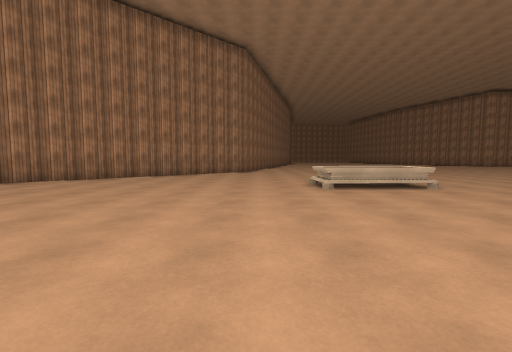
view 1 (above)

19 first-person views from a walk through a 3-D level made in the Unity game engine. The camera is 1.3 m above the floor, tilts 4° down and sees 90° across. The floor is counted in squares, 2 m on a side. Each view is taken from the middle of a square. On the plan, view 1 faces up. The plan holds only what a view shows up to about 9 squares ahead; the rest is blank. The place goes on beyond the plan. The player character is not drawn. Surface patterns are stand-ins for the level's own textures.

view 2
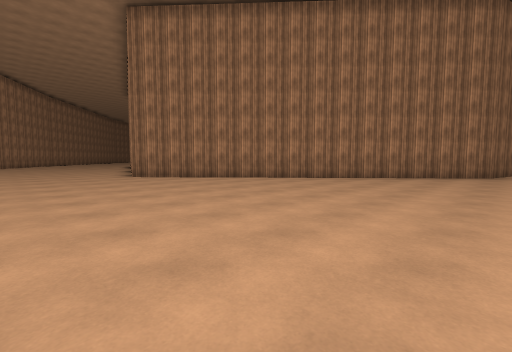

view 3
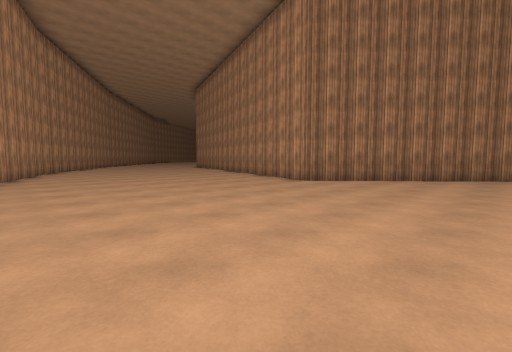

view 4
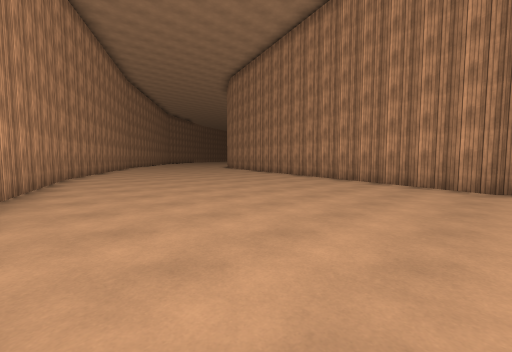

view 5
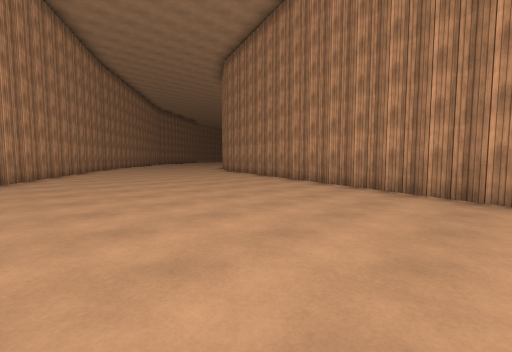

view 6
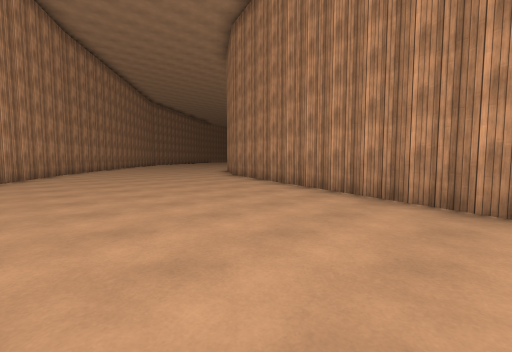

view 7
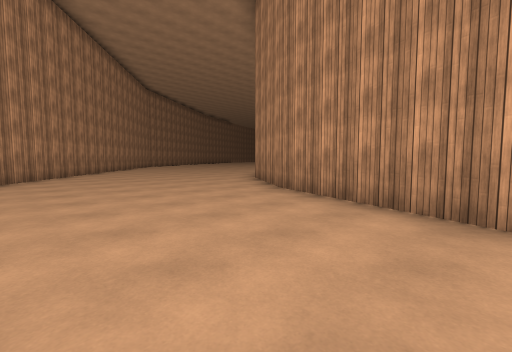

view 8
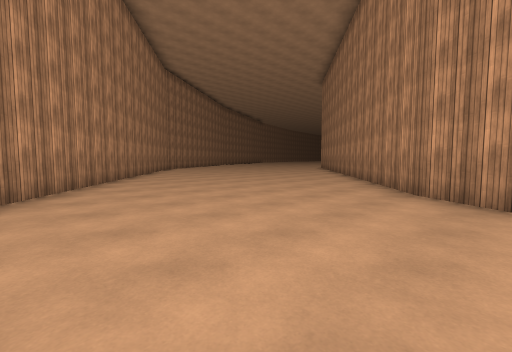

view 9
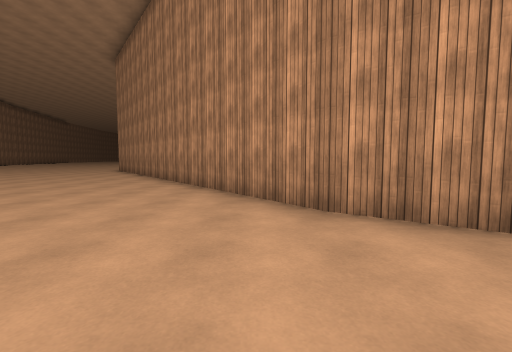

view 10
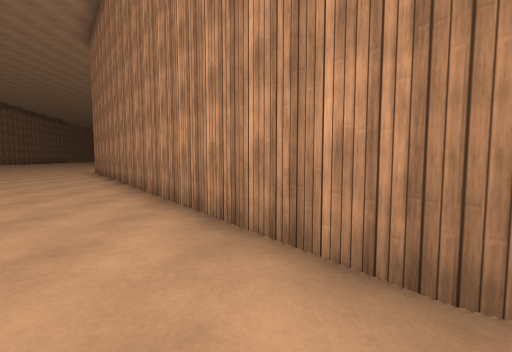

view 11
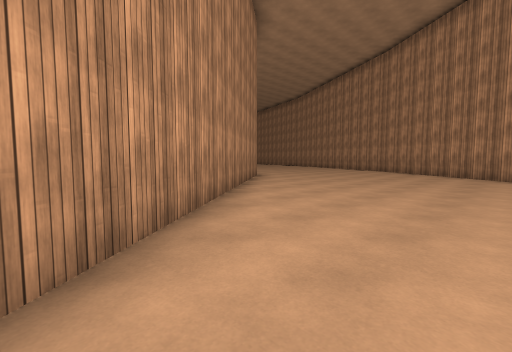

view 12
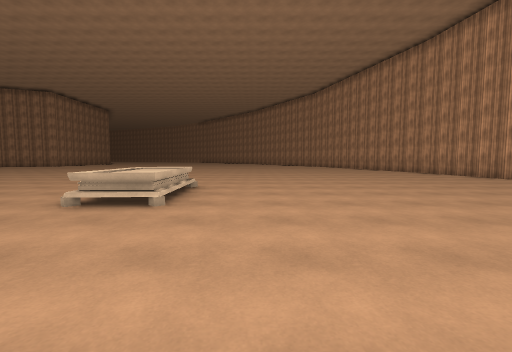

view 13
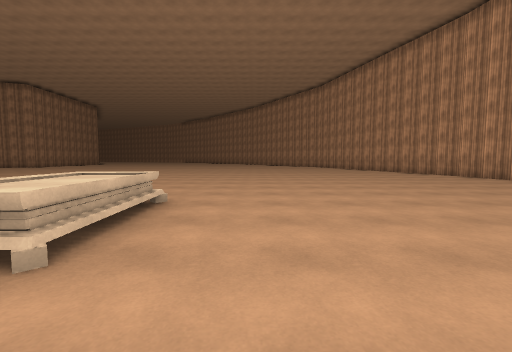

view 14
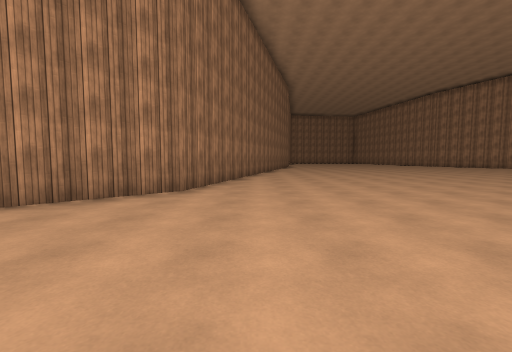

view 15
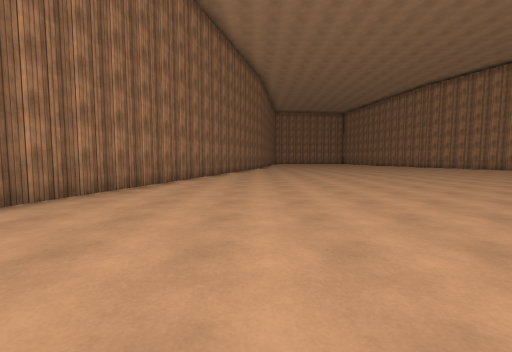

view 16
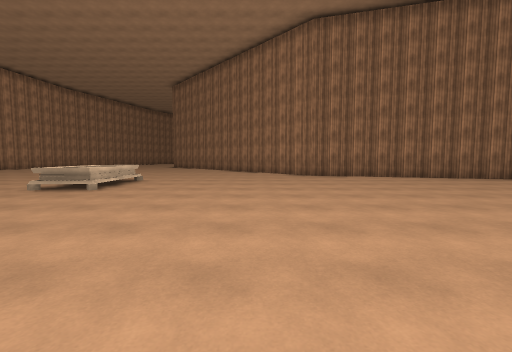

view 17
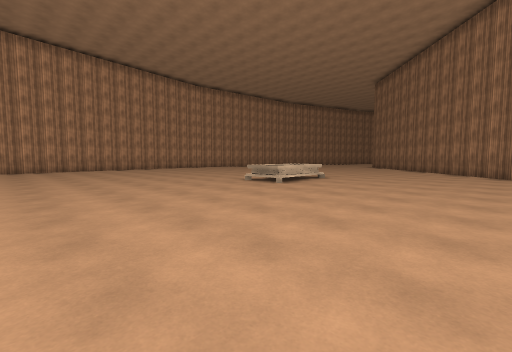

view 18
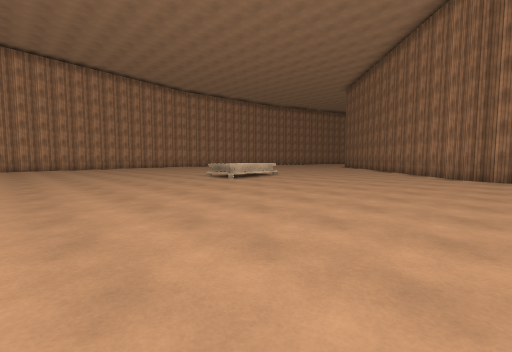

view 19
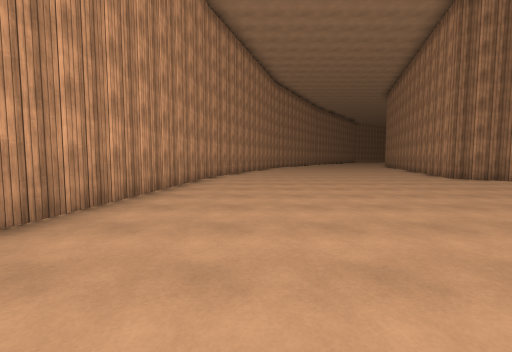

### Floor plan
Points are (right, up) in squares from view 1. A wall is a line through its corners. A room is listed if a view was taken in it or the views show most of it. See-through windows are left out.
Room 1 (views 1, 2, 3, 4, 5, 6, 7, 8, 9, 10, 11, 12, 13, 14, 15, 16, 17, 18, 19)
walls: (-9.8, -3.5) (-3.2, -4.3); (-10.1, -3.4) (-9.6, -3.6); (-18.3, -0.7) (-14.2, -2); (1.2, 18.1) (-0.4, 12.1) (-9.2, 4.2) (-21.7, 8.4); (5.7, -3.7) (9.1, -3.3); (-21.6, 8.4) (-24.1, 10.1) (-30.4, 18.1); (-26.7, 4.1) (-18.2, -0.7); (-31.6, 7.7) (-26.7, 4)
low walls: (1.5, 5.7) (1.4, 6.5) (3.8, 6.6) (1.7, 6.5); (2, 5.5) (3, 5.5); (3.8, 5.6) (3.8, 6.6) (3.8, 5.5) (1.6, 5.4)

Positions as (right, up) in squares from view 1, and headings:
1: (0, 0), facing up
2: (0, 1), facing up-left
3: (-5, -2), facing up-left
4: (-9, -2), facing up-left
5: (-11, 0), facing up-left
6: (-14, 2), facing up-left
7: (-18, 4), facing up-left
8: (-23, 5), facing up-left
9: (-25, 7), facing up
10: (-25, 9), facing up
11: (-31, 17), facing down-right
12: (-2, 4), facing right
13: (0, 4), facing right
14: (1, 7), facing up
15: (3, 9), facing up
16: (9, 10), facing left
17: (9, 11), facing down-left
18: (9, 13), facing down-left
19: (-1, -2), facing left
